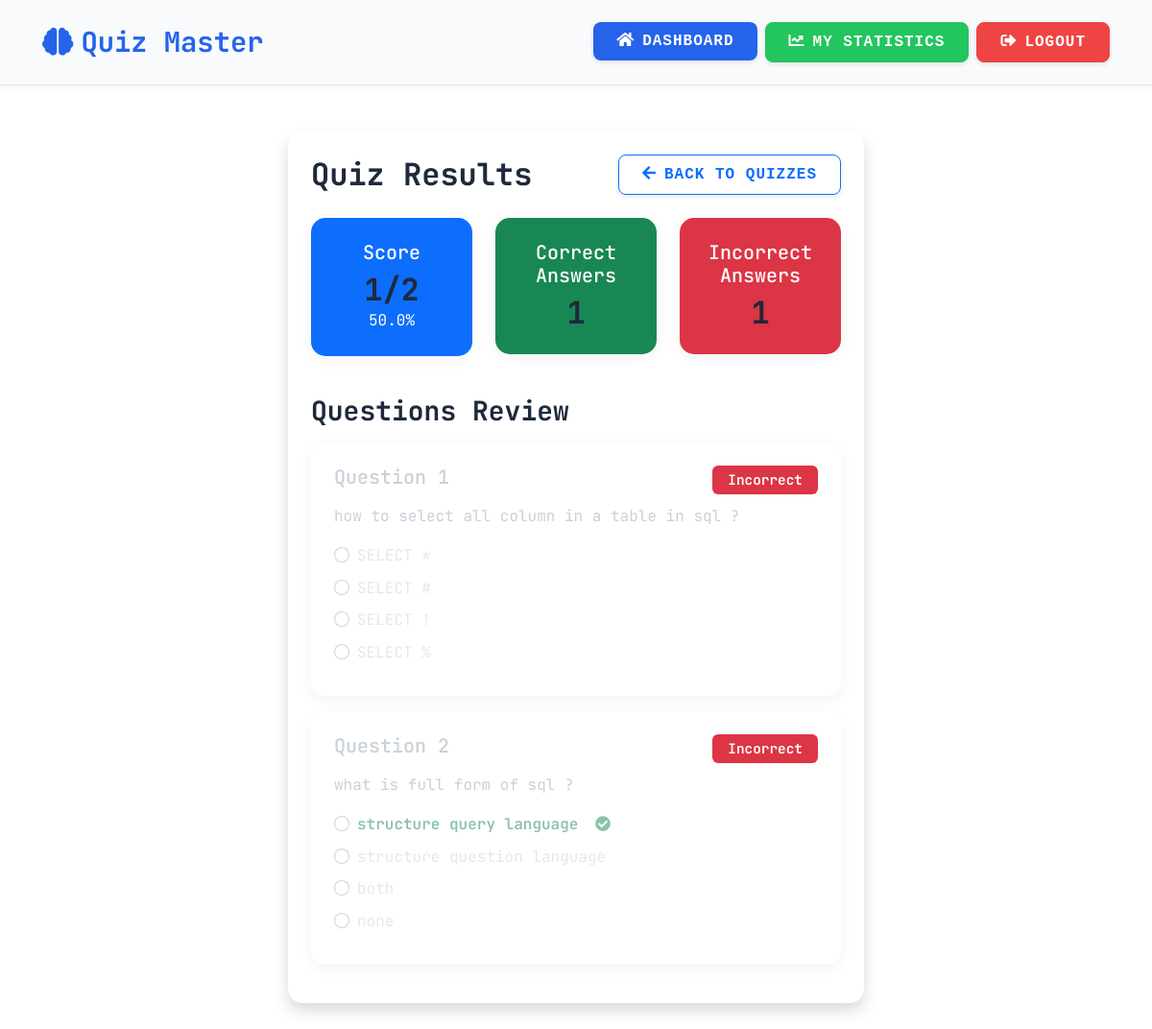
The app's page /view_results/3 (signed in) with its own data.
### models.py (models this page shows)
class Score(db.Model):
    id = db.Column(db.Integer, primary_key=True)
    quiz_id = db.Column(db.Integer, db.ForeignKey('quiz.id'))
    user_id = db.Column(db.Integer, db.ForeignKey('user.id'))
    total_scored = db.Column(db.Integer)

class Question(db.Model):
    id = db.Column(db.Integer, primary_key=True)
    quiz_id = db.Column(db.Integer, db.ForeignKey('quiz.id'))
    question_statement = db.Column(db.Text, nullable=False)
    option1 = db.Column(db.String(200), nullable=False)
    option2 = db.Column(db.String(200), nullable=False)
    option3 = db.Column(db.String(200), nullable=False)
    option4 = db.Column(db.String(200), nullable=False)
    correct_option = db.Column(db.String(200), nullable=False)

### app.py (the view)
@app.route('/view_results/<int:quiz_id>')
def view_results(quiz_id):
    if 'user_id' not in session:
        return redirect('/login')
    quiz = Quiz.query.get_or_404(quiz_id)
    score = Score.query.filter_by(quiz_id=quiz_id, user_id=session['user_id']).first_or_404()
    questions = Question.query.filter_by(quiz_id=quiz_id).all()
    user_answers = {}
    for question in questions:
        user_answer = request.form.get(f'question_{question.id}')
        if user_answer:
            user_answers[question.id] = user_answer
    return render_template('results.html',
                         quiz=quiz,
                         score=score,
                         questions=questions,
                         user_answers=user_answers)

### templates/results.html (shortened to what this page needs)
{% extends 'base.html' %}
{% block content %}
<div class="container">
    <div class="card shadow">
        <div class="card-body">
            <div class="d-flex justify-content-between align-items-center mb-4">
                <h2 class="mb-0">Quiz Results</h2>
                <a href="{{ url_for('view_quizzes', chapter_id=quiz.chapter_id) }}" class="btn btn-outline-primary">
                    <i class="fas fa-arrow-left me-2"></i>Back to Quizzes
                </a>
            </div>
            <div class="row mb-4">
                <div class="col-md-4">
                    <div class="card bg-primary text-white">
                        <div class="card-body text-center">
                            <h5 class="card-title">Score</h5>
                            <h2 class="mb-0">{{ score.total_scored }}/{{ questions|length }}</h2>
                            <p class="mb-0">{{ "%.1f"|format(score.total_scored / questions|length * 100) }}%</p>
                        </div>
                    </div>
                </div>
                <div class="col-md-4">
                    <div class="card bg-success text-white">
                        <div class="card-body text-center">
                            <h5 class="card-title">Correct Answers</h5>
                            <h2 class="mb-0">{{ score.total_scored }}</h2>
                        </div>
                    </div>
                </div>
                <div class="col-md-4">
                    <div class="card bg-danger text-white">
                        <div class="card-body text-center">
                            <h5 class="card-title">Incorrect Answers</h5>
                            <h2 class="mb-0">{{ questions|length - score.total_scored }}</h2>
                        </div>
                    </div>
                </div>
            </div>
            <h3 class="mb-3">Questions Review</h3>
            {% for question in questions %}
            <div class="card mb-3">
                <div class="card-body">
                    <div class="d-flex justify-content-between align-items-start">
                        <h5 class="card-title mb-3">Question {{ loop.index }}</h5>
                        {% if user_answers.get(question.id) == question.correct_option %}
                        <span class="badge bg-success">Correct</span>
                        {% else %}
                        <span class="badge bg-danger">Incorrect</span>
                        {% endif %}
                    </div>
                    <p class="card-text">{{ question.question_statement }}</p>
                    <div class="options">
                        {% for i in range(1, 5) %}
                        <div class="form-check mb-2">
                            <input class="form-check-input" type="radio" disabled
                                   title="Option {{ i }}">
                            <label class="form-check-label {% if i|string == question.correct_option %}text-success fw-bold{% endif %}">
                                {{ question['option' + i|string] }}
                                {% if i|string == question.correct_option %}
                                <i class="fas fa-check-circle ms-2"></i>
                                {% endif %}
                            </label>
                        </div>
                        {% endfor %}
                    </div>
                </div>
            </div>
            {% endfor %}
        </div>
    </div>
</div>
{% endblock %}

### static/style.css (style rules this page uses)
body { background: #0d1117; font-family: 'Courier New', monospace; color: #c9d1d9; margin: 0; padding: 0; }
.card { max-width: 600px; margin: auto; background: #161b22; border-radius: 10px; box-shadow: 0 4px 15px rgba(0, 255, 0, 0.2); overflow: hidden; transition: transform 0.3s ease, box-shadow 0.3s ease; color: #c9d1d9; }
.btn { border-radius: 30px; padding: 10px 20px; font-size: 1rem; transition: background-color 0.3s ease, transform 0.2s ease; font-family: 'Courier New', monospace; }

### templates/base.html (style rules this page uses)
:root { --primary-color: #2563eb; --secondary-color: #f8fafc; --text-color: #1e293b; --accent-color: #e2e8f0; --danger-color: #ef4444; --success-color: #22c55e; --warning-color: #f59e0b; --info-color: #3b82f6; --border-color: #e5e7eb; --hover-bg: #f1f5f9; }
body { background-color: #ffffff; color: var(--text-color); font-family: 'JetBrains Mono', monospace; line-height: 1.6; }
.btn { border-radius: 8px; padding: 0.5rem 1.5rem; font-weight: 600; transition: all 0.3s ease; text-transform: uppercase; letter-spacing: 1px; box-shadow: 0 2px 5px rgba(0, 0, 0, 0.1); }
.card { background-color: white; border: 1px solid var(--border-color); border-radius: 15px; box-shadow: 0 4px 15px rgba(0, 0, 0, 0.05); transition: all 0.3s ease; margin-bottom: 2rem; }
.card-body { padding: 2rem; }
h2, h3 { font-family: 'JetBrains Mono', monospace; color: var(--text-color); font-weight: 700; margin-bottom: 1.5rem; }
.container { animation: fadeIn 0.5s ease-out; margin-bottom: 2rem; }
.badge { padding: 0.5em 1em; border-radius: 6px; font-weight: 600; }

### templates/results.html (style rules this page uses)
.card { border: none; margin-bottom: 1rem; }
.card-body { padding: 1.5rem; }
.badge { font-size: 0.9rem; padding: 0.5rem 1rem; }
.form-check-input:disabled { opacity: 0.7; }
.options { margin-top: 1rem; }
.text-success { color: #198754 !important; }
.fw-bold { font-weight: 600 !important; }

### records on screen
Score: total_scored "1"
Question: correct_option "Incorrect", question_statement "how to select all column in a table in sql ?", option1 "SELECT *" "SELECT #" "SELECT !" "SELECT %"
Question: correct_option "Incorrect", question_statement "what is full form of sql ?", option1 "structure query language" "structure question language" "both" "none"

### other values on screen
{{ questions|length }} "2"
{{ "%.1f"|format(score.total_scored / questions|length * 100) }} "50.0"
{{ questions|length - score.total_scored }} "1"
